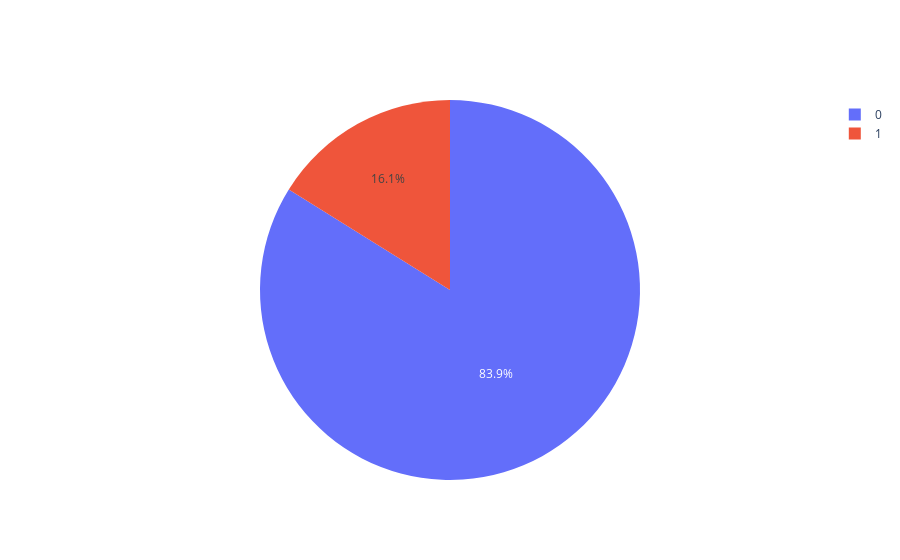

Notebook code cell kept with this figure:
### Code cell
#Pie chart will give the percentage of attrition and non-attrition

import plotly.offline as ply
values = pd.Series(churn["Attrition"]).value_counts()
trace = go.Pie(values=values)
ply.iplot([trace])

### Figure 1 — Plotly figure (JSON) as saved in the notebook; plotly's stock layout.template omitted (floating-point values rounded to 4 significant figures)
{"data": [{"type": "pie", "values": [1233, 237]}], "layout": {}}
